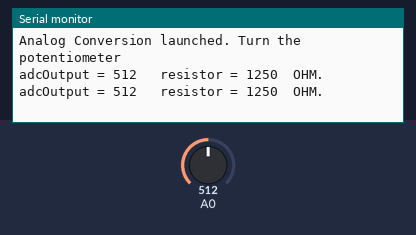
Recording of a sketch running on a simulated ESP8266 (NodeMCU). Parts: the last lines printed to the serial monitor. Inputs (shaded band) come from the test bench; at power-on: A0 = 512.

Above: at 2.8 s.
2.9 s: A0 set to 716
At 4.8 s:
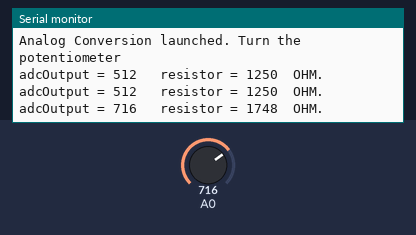
5.6 s: A0 set to 900
At 6.3 s:
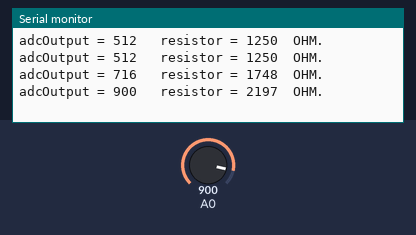
Timing chart, 0 to 8.6 s (numbered marks = the images above; inputs shaded):
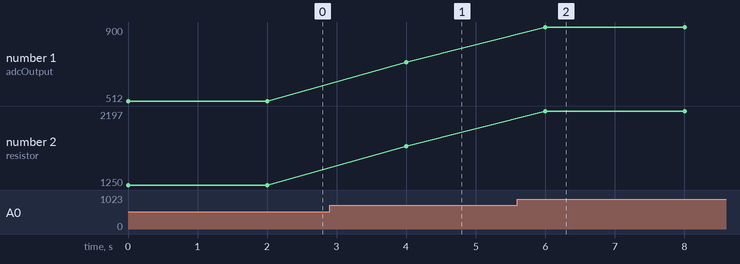

Measured:
- after the input at 2.9 s, the serial monitor: prints a new line after 1.1 s (image 1)
- after the input at 5.6 s, the serial monitor: prints a new line after 0.40 s (image 2)
- plotted number 1: 512 → 716 after the input at 2.9 s, 716 → 900 after the input at 5.6 s
- plotted number 2: 1250 → 1748 after the input at 2.9 s, 1748 → 2197 after the input at 5.6 s

The sketch:

02_ESP32_Wemos_AdcAnalogInSerial.ino
```cpp
// These constants won't change. They're used to give names to the pins used:
const int analogInPin = 4;  // Analog input pin that the potentiometer is attached to

int sensorValue = 0;        // value read from the pot
int resistorValue = 0;        // value output to the PWM (analog out)

void setup() {
  // initialize serial communications at 9600 bps:
  Serial.begin(115200);
    Serial.println("Analog Conversion launched. Turn the potentiometer");

}

void loop() {
  // read the analog in value:
  sensorValue = analogRead(analogInPin);

  // map it to the range of the analog out:
  resistorValue = sensorValue*10000/4095;

  // print the results to the Serial Monitor:
  Serial.print("adcOutput = ");
  Serial.print(sensorValue);
  Serial.print("\t resistor = ");
  Serial.print(resistorValue);
  Serial.println("  OHM.\n");


  // wait 2000 milliseconds before the next loop for the analog-to-digital
  // converter to settle after the last reading:
  delay(2000);
}
```
